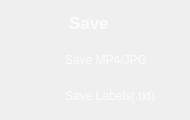
                  <widget class="QFrame" name="Save_QF">
                   <property name="minimumSize">
                    <size>
                     <width>190</width>
                     <height>120</height>
                    </size>
                   </property>
                   <property name="maximumSize">
                    <size>
                     <width>190</width>
                     <height>120</height>
                    </size>
                   </property>
                   <property name="styleSheet">
                    <string notr="true">QFrame#Save_QF{
border:2px solid rgba(255, 255, 255, 70);
border-radius:15px;
}</string>
                   </property>
                   <layout class="QVBoxLayout" name="verticalLayout_20">
                    <property name="leftMargin">
                     <number>9</number>
                    </property>
                    <property name="topMargin">
                     <number>9</number>
                    </property>
                    <property name="rightMargin">
                     <number>9</number>
                    </property>
                    <property name="bottomMargin">
                     <number>9</number>
                    </property>
                    <item>
                     <widget class="QPushButton" name="ToggleBotton_5">
                      <property name="sizePolicy">
                       <sizepolicy hsizetype="Expanding" vsizetype="Fixed">
                        <horstretch>0</horstretch>
                        <verstretch>0</verstretch>
                       </sizepolicy>
                      </property>
                      <property name="minimumSize">
                       <size>
                        <width>0</width>
                        <height>30</height>
                       </size>
                      </property>
                      <property name="maximumSize">
                       <size>
                        <width>16777215</width>
                        <height>30</height>
                       </size>
                      </property>
                      <property name="font">
                       <font>
                        <family>Nirmala UI</family>
                        <pointsize>13</pointsize>
                        <italic>false</italic>
                        <bold>true</bold>
                       </font>
                      </property>
                      <property name="cursor">
                       <cursorShape>ArrowCursor</cursorShape>
                      </property>
                      <property name="mouseTracking">
                       <bool>true</bool>
                      </property>
                      <property name="focusPolicy">
                       <enum>Qt::StrongFocus</enum>
                      </property>
                      <property name="contextMenuPolicy">
                       <enum>Qt::DefaultContextMenu</enum>
                      </property>
                      <property name="layoutDirection">
                       <enum>Qt::LeftToRight</enum>
                      </property>
                      <property name="autoFillBackground">
                       <bool>false</bool>
                      </property>
                      <property name="styleSheet">
                       <string notr="true">QPushButton{
background-image: url(:/all/img/save.png);
background-repeat: no-repeat;
background-position: left center;
border: none;
border-left: 20px solid transparent;

text-align: left;
padding-left: 40px;
padding-bottom: 2px;
color: rgba(255, 255, 255, 199);
font: 700 13pt &quot;Nirmala UI&quot;;
}</string>
                      </property>
                      <property name="text">
                       <string>Save</string>
                      </property>
                      <property name="icon">
                       <iconset theme="zoom-out">
                        <normaloff>.</normaloff>.</iconset>
                      </property>
                      <property name="autoDefault">
                       <bool>false</bool>
                      </property>
                      <property name="default">
                       <bool>false</bool>
                      </property>
                      <property name="flat">
                       <bool>false</bool>
                      </property>
                     </widget>
                    </item>
                    <item>
                     <widget class="QCheckBox" name="save_res_button">
                      <property name="cursor">
                       <cursorShape>PointingHandCursor</cursorShape>
                      </property>
                      <property name="styleSheet">
                       <string notr="true">QCheckBox {
color: rgba(255, 255, 255, 199);
font: 590 10pt &quot;Nirmala UI&quot;;
        }

        QCheckBox::indicator {
            padding-top: 1px;
padding-left: 10px;
            width: 40px;
            height: 30px;
            border: none;
        }

        QCheckBox::indicator:unchecked {
            image: url(:/all/img/check_no.png);
        }

        QCheckBox::indicator:checked {
            image: url(:/all/img/check_yes.png);
        }</string>
                      </property>
                      <property name="text">
                       <string>Save MP4/JPG</string>
                      </property>
                     </widget>
                    </item>
                    <item>
                     <widget class="QCheckBox" name="save_txt_button">
                      <property name="cursor">
                       <cursorShape>PointingHandCursor</cursorShape>
                      </property>
                      <property name="styleSheet">
                       <string notr="true">QCheckBox {
color: rgba(255, 255, 255, 199);
font: 590 10pt &quot;Nirmala UI&quot;;
        }

        QCheckBox::indicator {
            padding-top: 1px;
padding-left: 10px;
            width: 40px;
            height: 30px;
            border: none;
        }

        QCheckBox::indicator:unchecked {
            image: url(:/all/img/check_no.png);
        }

        QCheckBox::indicator:checked {
            image: url(:/all/img/check_yes.png);
        }</string>
                      </property>
                      <property name="text">
                       <string>Save Labels(.txt)</string>
                      </property>
                     </widget>
                    </item>
                   </layout>
                  </widget>
